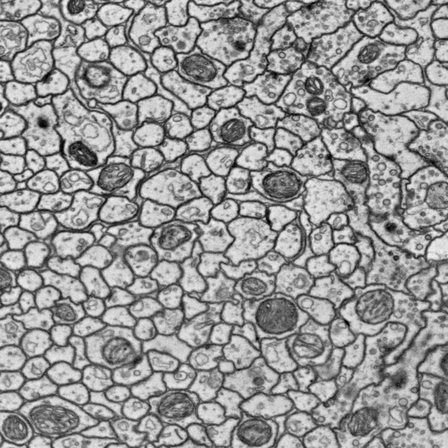
#> input picture DATA/brain/images_1/0000.png, 448 x 448 px; its folder holds only this picture in this run
$ jupyter execute --allow-errors run.ipynb   (shell and % lines are left out)   (older library calls are emulated)
#> lines starting #> are read from the running program, lines starting #| are printed output that depends on the picture; after the words box and inside, x2 and y2 are one past the last pixel; in counts of white or black regions, pixels touching at a corner belong together
### utils/image_io.py
import glob
import os
import torch
import torchvision
import matplotlib
import matplotlib.pyplot as plt
import numpy as np
from PIL import Image
import skvideo.io

matplotlib.use('agg')


# [20 lines left out: function crop_image, not called in this run]


def crop_np_image(img_np, d=32):
    return torch_to_np(crop_torch_image(np_to_torch(img_np), d))


# [211 lines left out: functions crop_torch_image, get_params, get_image_grid, plot_image_grid, save_image, video_to_images and 9 more, not called in this run]


def prepare_video(file_name, folder="output/"):
    data = skvideo.io.vread(folder + file_name)
    return crop_torch_image(data.transpose(0, 3, 1, 2).astype(np.float32) / 255.)[:35]


# [4 lines left out: function save_video, not called in this run]


def prepare_gray_image(file_name):
    img = prepare_image(file_name)
    return np.array([np.mean(img, axis=0)])


def pil_to_np(img_PIL, with_transpose=True):
    """
    Converts image in PIL format to np.array.

    From W x H x C [0...255] to C x W x H [0..1]
    """
    ar = np.array(img_PIL)
    if len(ar.shape) == 3 and ar.shape[-1] == 4:
        ar = ar[:, :, :3]
        # this is alpha channel
    if with_transpose:
        if len(ar.shape) == 3:
            ar = ar.transpose(2, 0, 1)
        else:
            ar = ar[None, ...]

    return ar.astype(np.float32) / 255.


# [30 lines left out: functions median, average, not called in this run]


def np_to_pil(img_np):
    """
    Converts image in np.array format to PIL image.

    From C x W x H [0..1] to  W x H x C [0...255]
    :param img_np:
    :return:
    """
    ar = np.clip(img_np * 255, 0, 255).astype(np.uint8)

    if img_np.shape[0] == 1:
        ar = ar[0]
    else:
        assert img_np.shape[0] == 3, img_np.shape
        ar = ar.transpose(1, 2, 0)

    return Image.fromarray(ar)


# [21 lines left out: functions np_to_torch, torch_to_np, not called in this run]

### utils/segmentation.py
from collections import namedtuple

from net import *
from net.losses import StdLoss, YIQGNGCLoss, GradientLoss, ExtendedL1Loss, GrayLoss, ExclusionLoss
from net.noise import get_noise, NoiseNet
from utils.image_io import *
from net.downsampler import *
from skimage.measure import compare_psnr
from cv2.ximgproc import guidedFilter

import numpy as np

""" namedtuple('tuple name', ('field1', 'field2'), ...)
    used for saving group of image output
"""
SegmentationResult = namedtuple(
    "SegmentationResult", ['mask', 'learned_mask', 'left', 'right', 'psnr'])


class Segmentation(object):
    def __init__(self, image_name, image,
                 plot_during_training=True, plot_after_step=True,
                 first_step_iter_num=2000,
                 second_step_iter_num=4000,
                 bg_hint=None, fg_hint=None,
                 show_every=500,
                 downsampling_factor=0.1, downsampling_number=0,
                 input_depth=2, output_depth=1, psnr_goal=40,
                 output_path='output/'):
        """
        plot_during_training: showing training metrics during training iterations
        input_depth: input noise layers
        output_depth: input image channels
        """
        self.image = image
        self.input_depth = input_depth
        self.output_depth = output_depth
        self.psnr_goal = psnr_goal
        if bg_hint is None or fg_hint is None:
            raise Exception("Hints must be provided")
        self.image_name = image_name
        self.plot_during_training = plot_during_training
        self.plot_after_step = plot_after_step
        self.downsampling_factor = downsampling_factor
        self.downsampling_number = downsampling_number
        self.mask_net = None
        self.show_every = show_every
        self.bg_hint = bg_hint
        self.fg_hint = fg_hint
        self.left_net = None
        self.right_net = None
        self.images = None
        self.images_torch = None
        self.left_net_inputs = None
        self.right_net_inputs = None
        self.mask_net_inputs = None
        self.left_net_outputs = None
        self.right_net_outputs = None
        self.second_step_done = False
        self.mask_net_outputs = None
        self.parameters = None
        self.gngc_loss = None
        self.fixed_masks = None
        self.blur_function = None
        self.first_step_iter_num = first_step_iter_num
        self.second_step_iter_num = second_step_iter_num
        self.multiscale_loss = None
        self.total_loss = None
        self.gngc = None
        self.blur = None
        self.current_gradient = None
        self.current_result = None
        self.best_result = None
        self.learning_rate = 0.001
        self.output_path = output_path
        self._init_all()

    # [37 lines left out: function _init_nets, not called in this run]

    def _init_images(self):
        """actually no resize, just [image]
        """
        self.images = get_imresize_downsampled(self.image, downsampling_factor=self.downsampling_factor,
                        downsampling_number=0)  # just [image]
        self.images_torch = [np_to_torch(image).type(
            torch.cuda.FloatTensor) for image in self.images]

        if self.bg_hint is not None:
            assert self.bg_hint.shape[1:] == self.image.shape[1:]
            self.bg_hints = get_imresize_downsampled(self.bg_hint,
                    downsampling_factor=self.downsampling_factor,
                    downsampling_number=self.downsampling_number)
            self.bg_hints_torch = [np_to_torch(bg_hint).type(
                torch.cuda.FloatTensor) for bg_hint in self.bg_hints]
        else:
            self.bg_hints = None

        if self.fg_hint is not None:
            assert self.fg_hint.shape[1:] == self.image.shape[1:]
            self.fg_hints = get_imresize_downsampled(self.fg_hint,
                                                     downsampling_factor=self.downsampling_factor,
                                                     downsampling_number=self.downsampling_number)
            self.fg_hints_torch = [np_to_torch(fg_hint).type(
                torch.cuda.FloatTensor) for fg_hint in self.fg_hints]
        else:
            self.fg_hints = None

    # [31 lines left out: functions _init_noise, _init_parameters, _init_losses, not called in this run]

    # ====== INIT ====== #

    def _init_all(self):
        self._init_images()
        self._init_losses()
        self._init_nets()
        self._init_parameters()
        self._init_noise()

    def _initialize_step1(self, iteration):
        self._initialize_any_step(iteration)

    def _initialize_step2(self, iteration):
        self._initialize_any_step(iteration)

    # [322 lines left out: functions _initialize_any_step, optimize, finalize, _update_result_closure, _fix_mask, _fix_mask_2 and 12 more, not called in this run]

### run.ipynb
[cell 1]

import PIL
from PIL import Image
import numpy as np
import glob
import skimage
import os
os.environ['CUDA_VISIBLE_DEVICES'] = '3'
from tqdm import tqdm

from utils.segmentation import Segmentation
from utils.bg_fg_prep import saliency_detect
from utils.image_io import *


from skimage.filters import threshold_li, threshold_mean
from skimage.morphology import disk
from skimage.morphology import erosion, dilation, opening, closing, skeletonize

[cell 2]
def empty_dir(folder):
    for the_file in os.listdir(folder):
        file_path = os.path.join(folder, the_file)
        try:
            if os.path.isfile(file_path):
                os.unlink(file_path)
            elif os.path.isdir(file_path): shutil.rmtree(file_path)
        except Exception as e:
            print(e)
    print('empty directory: ', folder)

### CELL

[cell 3]
folder_name = 'FISH'

#### Utils Functions
- change image into three channel
- get hints

[cell 4]
# transform cell images into three channel
# from images_1 to images

for img in tqdm(glob.glob('data/'+ folder_name + '/images_1/*.png')):
    image = Image.open(img)
#> image is the input picture: PIL image 448x448 L; min 0, max 246, mean 150.3
    image = pil_to_np(image)
    image_s = image.squeeze()
    tmp_image = skimage.color.gray2rgb(image_s)
    tmp_image = tmp_image.transpose(2, 0, 1)
    tmp_image = np_to_pil(tmp_image)

    os.makedirs('data/'+ folder_name + '/images/', exist_ok=True)
    name_list = img.split('/')
    save_path = 'data/'+ folder_name + '/images/' + name_list[-1]
    tmp_image.save(save_path)

[cell 5]
def process_img(img):
    thresh = threshold_mean(img)

    binary = img > thresh
    binary_small = closing(binary, disk(3))
    binary_new = dilation(binary_small, disk(4))

    return binary_new

def get_bg(img):
    thresh = threshold_li(img)
    binary = img <= thresh
    binary_ero = skimage.morphology.dilation(binary, disk(5))
    return binary_ero

def get_bg_from_annot(annot):
    annot_ero = erosion(annot, disk(3))
    annot_ero = annot
    buffer = np.zeros(annot_ero.shape)
    buffer[annot_ero > 0] = 0
    buffer[annot_ero == 0] = 1

    return buffer

[cell 6]
def process_fg(img):
    thresh = threshold_mean(img)
#> thresh = 150.3
    binary = img < thresh
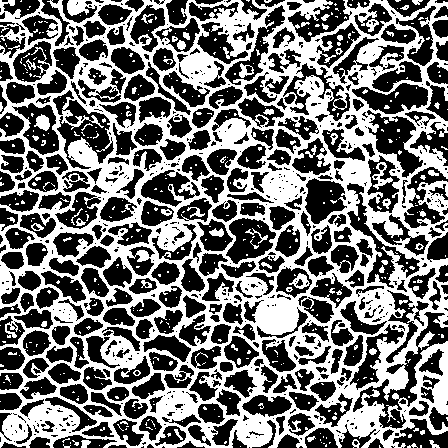
#> binary: shape (448, 448) bool; 45.4% white; 514 white regions (446 under 20 px), largest, box (x1, y1, x2, y2) and area: (0, 0, 448, 448) 86168, (372, 162, 393, 190) 198, (34, 114, 50, 131) 172
    binary_new = erosion(binary, disk(4))
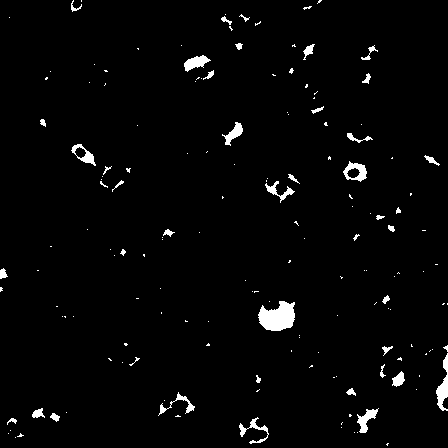
#> binary_new: shape (448, 448) bool; 2.3% white; 160 white regions (118 under 20 px), largest, box (x1, y1, x2, y2) and area: (258, 301, 295, 331) 798, (436, 353, 448, 411) 325, (343, 161, 367, 182) 252
    return binary_new

def process_bg(img):
    thresh = threshold_mean(img)
#> thresh = 150.3
    binary = img > thresh
    binary_new = erosion(binary, disk(4))
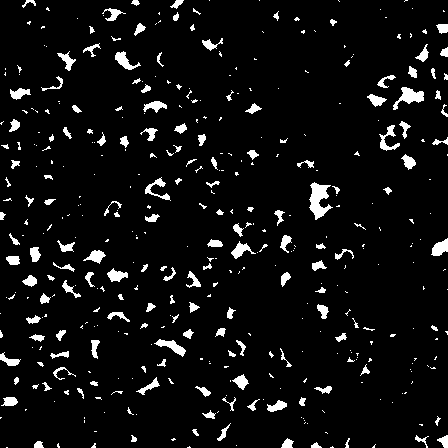
#> binary_new: shape (448, 448) bool; 6% white; 419 white regions (266 under 20 px), largest, box (x1, y1, x2, y2) and area: (309, 182, 333, 220) 484, (393, 87, 424, 110) 315, (154, 339, 186, 357) 221
    return binary_new

[cell 7]
# saliency_detect('data/'+ folder_name + '/images/*.png', dest='data/' + folder_name,
#                t1=115, t2=120)

[cell 8]
# get hints from original images

dest = 'data/{}'.format(folder_name)
os.makedirs(dest + r"/output_fg/", exist_ok=True)
os.makedirs(dest + r"/output_bg/", exist_ok=True)

folder = 'data/{0}/{1}/*.png'.format(folder_name, 'images_1')

for img in tqdm(glob.glob(folder)):
    image = skimage.io.imread(img, 0)

    image_fg = process_fg(image)
    image_fg = skimage.img_as_ubyte(image_fg)
    skimage.io.imsave(dest + r"/output_fg/" + img.split('/')[-1], image_fg)

    image_bg = process_bg(image)
    image_bg = skimage.img_as_ubyte( image_bg)  ### 1-
    skimage.io.imsave(dest + r"/output_bg/" + img.split('/')[-1], image_bg)

----------------------------

Run Network

#> (a cell that did not finish here is left out)

empty_dir('output/FISH/fixed_mask')
empty_dir('output/FISH/left_right')
empty_dir('output/FISH/reconstruct')

[cell 10]
"""use one channel input
"""

def run_net(img_name, output_path='output/' + folder_name):
    image = Image.open('data/'+ folder_name + '/images_1/' + img_name)
    image = pil_to_np(image)
    bg_hint= Image.open('data/'+ folder_name + '/output_bg/' + img_name)
    bg_hint= pil_to_np(bg_hint)
    fg_hint= Image.open('data/'+ folder_name + '/output_fg/' + img_name)
    fg_hint= pil_to_np(fg_hint)

    net = Segmentation(image_name='data/'+ folder_name + '/images_1/' + img_name,
                       image=image, bg_hint=bg_hint, fg_hint=fg_hint,
                       input_depth=2, output_depth=1, psnr_goal=40,
                       output_path=output_path, show_every=500,
                       first_step_iter_num = 2000, second_step_iter_num = 4000,
                       plot_during_training=True)

    net.optimize()
    net.finalize()

#> (a cell that did not finish here is left out)

[cell 12]
cell_list = os.listdir('data/'+ folder_name + '/images_1')
cell_list = [x for x in cell_list if x.endswith('png')]
cell_list = sorted(cell_list)
# cell_list

#> (a cell that did not finish here is left out)

$ run again, on DATA/brain/images_1/0004.png
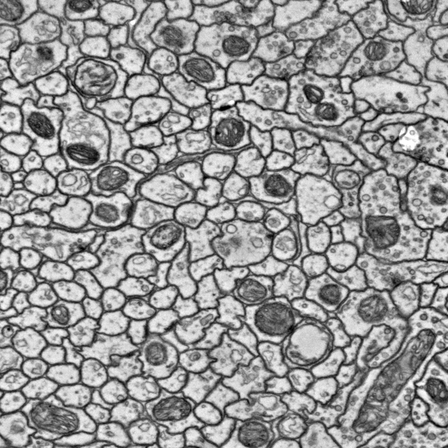
#> input picture DATA/brain/images_1/0004.png, 448 x 448 px
#> image is the input picture: PIL image 448x448 L; min 0, max 255, mean 150.7
#> in process_fg, `thresh = threshold_mean(img)`: thresh = 150.7
#> in process_fg, `binary = img < thresh`:
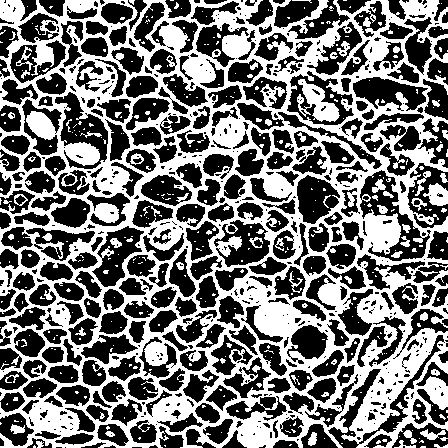
#> binary: shape (448, 448) bool; 45.8% white; 467 white regions (391 under 20 px), largest, box (x1, y1, x2, y2) and area: (0, 0, 448, 448) 85575, (297, 79, 340, 122) 889, (423, 183, 448, 206) 361
#> image_fg: shape (448, 448); 3.1% white; 155 white regions (105 under 20 px), largest, box (x1, y1, x2, y2) and area: (253, 287, 297, 334) 739, (368, 217, 397, 248) 476, (241, 415, 272, 448) 349
#> image_bg: shape (448, 448); 6.7% white; 403 white regions (232 under 20 px), largest, box (x1, y1, x2, y2) and area: (301, 179, 325, 220) 480, (357, 81, 400, 99) 474, (295, 329, 322, 355) 467
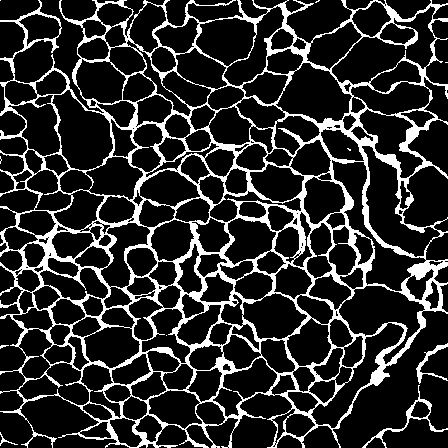
#> input picture DATA/brain/gt_bg/0000.png, 448 x 448 px, found by its file name
#> in run_net, image is the input picture: PIL image 448x448 L; 17.6% white; 11 white regions (7 under 20 px), largest, box (x1, y1, x2, y2) and area: (0, 0, 448, 448) 34495, (362, 385, 448, 448) 430, (416, 343, 448, 384) 258, (0, 432, 18, 446) 45

$ run again, on DATA/brain/images_1/0005.png
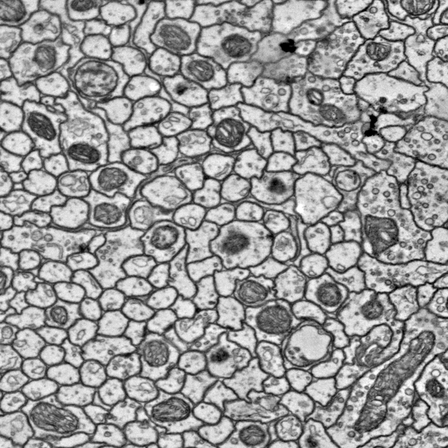
#> input picture DATA/brain/images_1/0005.png, 448 x 448 px
#> image is the input picture: PIL image 448x448 L; min 0, max 255, mean 152.2
#> in process_fg, `thresh = threshold_mean(img)`: thresh = 152.2
#> in process_fg, `binary = img < thresh`:
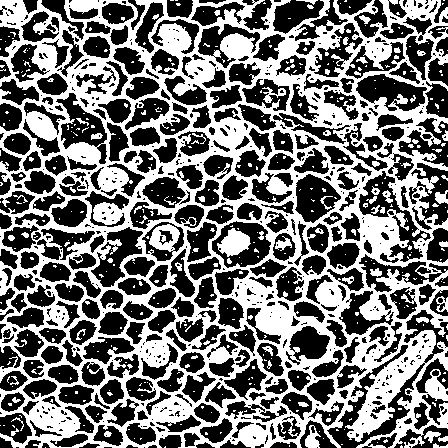
#> binary: shape (448, 448) bool; 46% white; 477 white regions (410 under 20 px), largest, box (x1, y1, x2, y2) and area: (0, 0, 448, 448) 86888, (217, 228, 251, 257) 591, (305, 425, 321, 448) 206
#> image_fg: shape (448, 448); 2.6% white; 168 white regions (122 under 20 px), largest, box (x1, y1, x2, y2) and area: (259, 307, 293, 336) 488, (362, 218, 396, 256) 336, (226, 37, 250, 56) 287
#> image_bg: shape (448, 448); 6.7% white; 392 white regions (237 under 20 px), largest, box (x1, y1, x2, y2) and area: (294, 330, 326, 355) 468, (361, 80, 419, 99) 460, (277, 3, 315, 30) 415
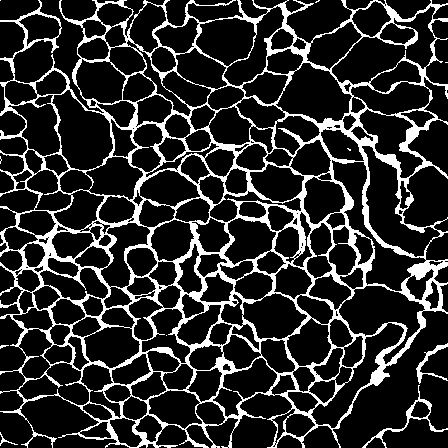
#> input picture DATA/brain/gt_bg/0000.png, 448 x 448 px, found by its file name
#> in run_net, image is the input picture: PIL image 448x448 L; 17.6% white; 11 white regions (7 under 20 px), largest, box (x1, y1, x2, y2) and area: (0, 0, 448, 448) 34495, (362, 385, 448, 448) 430, (416, 343, 448, 384) 258, (0, 432, 18, 446) 45

$ run again, on DATA/brain/images_1/0006.png
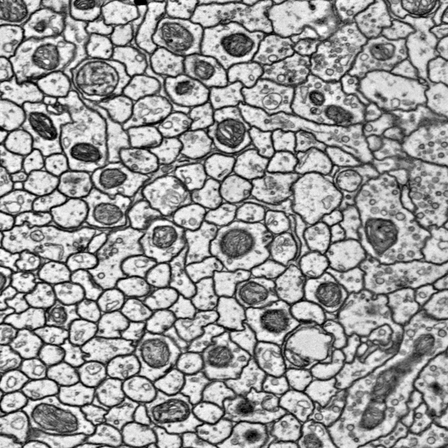
#> input picture DATA/brain/images_1/0006.png, 448 x 448 px
#> image is the input picture: PIL image 448x448 L; min 0, max 255, mean 153.5
#> in process_fg, `thresh = threshold_mean(img)`: thresh = 153.5
#> in process_fg, `binary = img < thresh`:
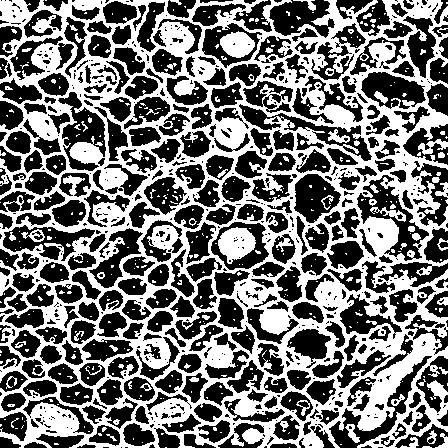
#> binary: shape (448, 448) bool; 45.6% white; 503 white regions (437 under 20 px), largest, box (x1, y1, x2, y2) and area: (0, 0, 448, 448) 84800, (218, 227, 256, 264) 919, (220, 31, 255, 58) 663
#> image_fg: shape (448, 448); 2.6% white; 151 white regions (108 under 20 px), largest, box (x1, y1, x2, y2) and area: (372, 337, 432, 403) 610, (368, 221, 395, 253) 420, (263, 312, 286, 331) 316
#> image_bg: shape (448, 448); 6% white; 401 white regions (257 under 20 px), largest, box (x1, y1, x2, y2) and area: (366, 76, 421, 99) 557, (299, 178, 324, 219) 495, (295, 333, 324, 355) 452
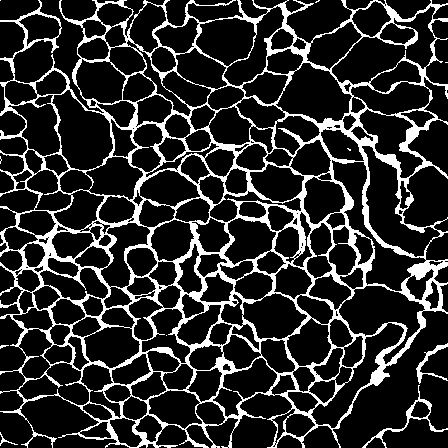
#> input picture DATA/brain/gt_bg/0000.png, 448 x 448 px, found by its file name
#> in run_net, image is the input picture: PIL image 448x448 L; 17.6% white; 11 white regions (7 under 20 px), largest, box (x1, y1, x2, y2) and area: (0, 0, 448, 448) 34495, (362, 385, 448, 448) 430, (416, 343, 448, 384) 258, (0, 432, 18, 446) 45
